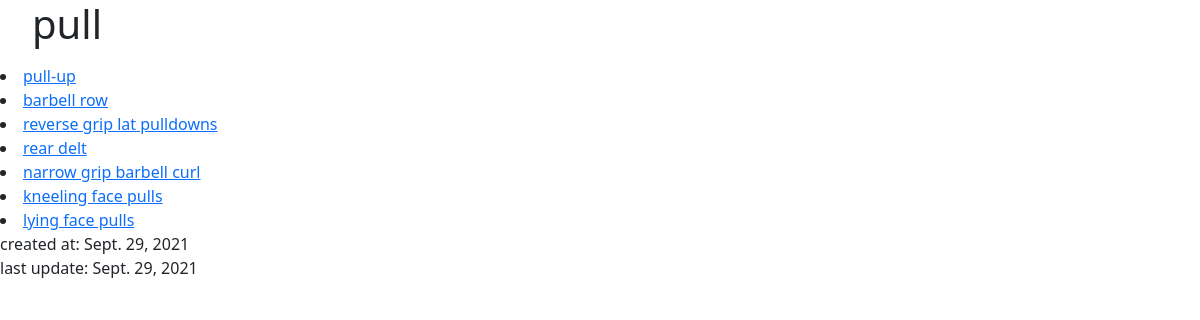
Page /sessions/routine/1/ (signed in) on the committed database.
### sessions/models.py (models this page shows, shortened)
class Exercise(models.Model):
    name = models.CharField(
        max_length=200,
        validators=[MinLengthValidator(2, "Name must be greater than 2 characters")]
    )
    sets = models.PositiveIntegerField(
        validators=[MinLengthValidator(1, "Number of sets must be at least 1.")]
    )
    repetitions = models.PositiveIntegerField(
        validators=[MinLengthValidator(1, "Number of repetiions must be at least 1.")]
    )
    weight = models.DecimalField(default=0, max_digits=5, decimal_places=2)
    description = models.TextField(blank=True)
    created_at = models.DateTimeField(auto_now_add=True)
    updated_at = models.DateTimeField(auto_now=True)

class Routine(models.Model):
    name = models.CharField(
        max_length=200,
        validators=[MinLengthValidator(2, "Name must be greater than 2 characters")]
    )
    exercises = models.ManyToManyField(Exercise)
    created_at = models.DateTimeField(auto_now_add=True)
    updated_at = models.DateTimeField(auto_now=True)

### sessions/views.py (the view)
# urls.py: path('routine/<int:pk>/', RoutineDetail.as_view(), name='routine_detail'),
class RoutineDetail(LoginRequiredMixin, DetailView):
    model = Routine

### sessions/templates/sesh/routine_detail.html (shortened to what this page needs)
{% extends "layout.html" %}
{% block content %}
<ul><h1>{{ routine.name }}</h1></ul>
{% for exercise in routine.exercises.all  %}
    <li><a href="{% url 'sessions:exercise_detail' exercise.id %}">{{ exercise.name }}</a></li>
{% endfor %}
created at: {{ routine.created_at|date }}
<br>
last update: {{ routine.updated_at|date }}
{% endblock content %}

### home/templates/layout.html (shortened to what this page needs)
<!DOCTYPE html>
<html lang="en">
<head>
<link href="https://cdn.jsdelivr.net/npm/bootstrap@5.1.1/dist/css/bootstrap.min.css" rel="stylesheet">
</head>
<body>
<div>{% block content %}{% endblock %}</div>
</body>
</html>

### rows in the picture
Exercise: name "pull-up"
Exercise: name "barbell row"
Exercise: name "reverse grip lat pulldowns"
Exercise: name "rear delt"
Exercise: name "narrow grip barbell curl"
Exercise: name "kneeling face pulls"
Exercise: name "lying face pulls"
Routine: created_at "Sept. 29, 2021", updated_at "Sept. 29, 2021"
